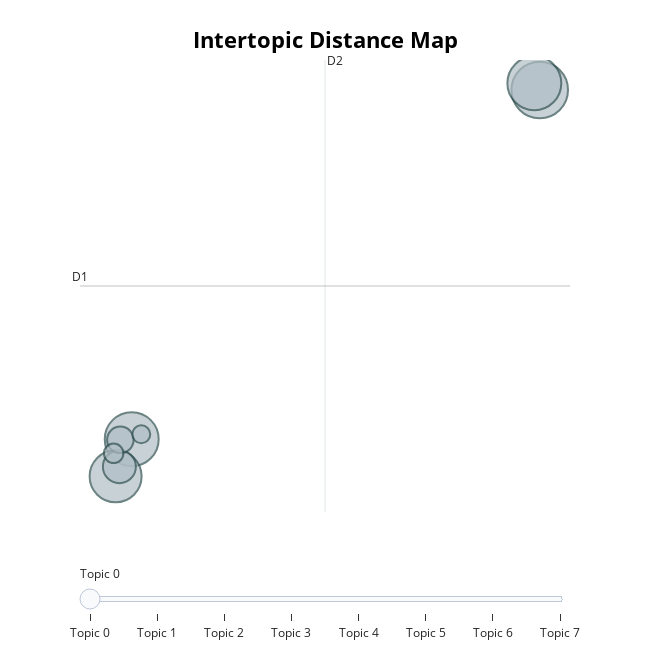

Notebook cell for this chart:
### Code cell
model.visualize_topics()

### Figure 1 — Plotly figure (JSON) as saved in the notebook; plotly's stock layout.template omitted (floating-point values rounded to 4 significant figures)
{"data": [{"customdata": [[0, "roce | byl | české | na | měla", 109], [1, "film | český | za | získal | je", 99], [2, "reakce | jsou | chemická | sloučeniny | nebo", 99], [3, "je | sport | na | sportem | který", 92], [4, "prostředí | organismy | organismů | jejich | ekosystémy", 37], [5, "buněk | buňky | jsou | které | reguluje", 24], [6, "dna | informace | genetické | obsahuje | informaci", 13], [7, "energii | fotosyntéza | rostliny | při | proces", 11]], "hovertemplate": "<b>Topic %{customdata[0]}</b><br>%{customdata[1]}<br>Size: %{customdata[2]}", "legendgroup": "", "marker": {"color": "#B0BEC5", "line": {"color": "DarkSlateGrey", "width": 2}, "size": [109, 99, 99, 92, 37, 24, 13, 11], "sizemode": "area", "sizeref": 0.06813, "symbol": "circle"}, "mode": "markers", "name": "", "orientation": "v", "showlegend": false, "type": "scatter", "x": [11.88, 11.57, -12.15, -13.09, -12.87, -12.82, -13.21, -11.58], "xaxis": "x", "y": [6.977, 7.294, -9.449, -11.19, -10.74, -9.479, -10.11, -9.217], "yaxis": "y"}], "layout": {"annotations": [{"showarrow": false, "text": "D1", "x": -15.19, "y": -2.243, "yshift": 10}, {"showarrow": false, "text": "D2", "x": -0.763, "xshift": 10, "y": 8.389}], "height": 650, "hoverlabel": {"bgcolor": "white", "font": {"family": "Rockwell", "size": 16}}, "legend": {"itemsizing": "constant", "tracegroupgap": 0}, "margin": {"t": 60}, "shapes": [{"line": {"color": "#CFD8DC", "width": 2}, "type": "line", "x0": -0.763, "x1": -0.763, "y0": -12.87, "y1": 8.389}, {"line": {"color": "#9E9E9E", "width": 2}, "type": "line", "x0": -15.19, "x1": 13.67, "y0": -2.243, "y1": -2.243}], "sliders": [{"active": 0, "pad": {"t": 50}, "steps": [{"args": [{"marker.color": [["red", "#B0BEC5", "#B0BEC5", "#B0BEC5", "#B0BEC5", "#B0BEC5", "#B0BEC5", "#B0BEC5"]]}], "label": "Topic 0", "method": "update"}, {"args": [{"marker.color": [["#B0BEC5", "red", "#B0BEC5", "#B0BEC5", "#B0BEC5", "#B0BEC5", "#B0BEC5", "#B0BEC5"]]}], "label": "Topic 1", "method": "update"}, {"args": [{"marker.color": [["#B0BEC5", "#B0BEC5", "red", "#B0BEC5", "#B0BEC5", "#B0BEC5", "#B0BEC5", "#B0BEC5"]]}], "label": "Topic 2", "method": "update"}, {"args": [{"marker.color": [["#B0BEC5", "#B0BEC5", "#B0BEC5", "red", "#B0BEC5", "#B0BEC5", "#B0BEC5", "#B0BEC5"]]}], "label": "Topic 3", "method": "update"}, {"args": [{"marker.color": [["#B0BEC5", "#B0BEC5", "#B0BEC5", "#B0BEC5", "red", "#B0BEC5", "#B0BEC5", "#B0BEC5"]]}], "label": "Topic 4", "method": "update"}, {"args": [{"marker.color": [["#B0BEC5", "#B0BEC5", "#B0BEC5", "#B0BEC5", "#B0BEC5", "red", "#B0BEC5", "#B0BEC5"]]}], "label": "Topic 5", "method": "update"}, {"args": [{"marker.color": [["#B0BEC5", "#B0BEC5", "#B0BEC5", "#B0BEC5", "#B0BEC5", "#B0BEC5", "red", "#B0BEC5"]]}], "label": "Topic 6", "method": "update"}, {"args": [{"marker.color": [["#B0BEC5", "#B0BEC5", "#B0BEC5", "#B0BEC5", "#B0BEC5", "#B0BEC5", "#B0BEC5", "red"]]}], "label": "Topic 7", "method": "update"}]}], "title": {"font": {"color": "Black", "size": 22}, "text": "<b>Intertopic Distance Map</b>", "x": 0.5, "xanchor": "center", "y": 0.95, "yanchor": "top"}, "width": 650, "xaxis": {"anchor": "y", "domain": [0, 1], "range": [-15.19, 13.67], "title": {"text": ""}, "visible": false}, "yaxis": {"anchor": "x", "domain": [0, 1], "range": [-12.87, 8.389], "title": {"text": ""}, "visible": false}}}
